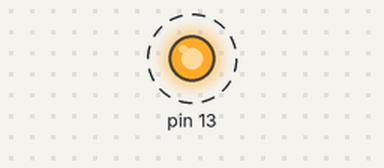
Recording of a sketch running on a simulated Arduino Uno, built with avr-gcc and run on an emulated ATmega328P. On the bench: output pins drawn as LEDs (lit = HIGH). Dashed ring = blinking. What the sketch prints to the serial monitor is not drawn.

Above: at 0.5 s.
Timing chart, 0 to 4.6 s (numbered marks = the images above):
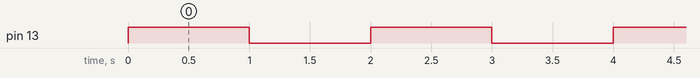

Measured:
- by itself, pin 13: alternates HIGH for 1.0 s and LOW for 1.0 s

The sketch:

uno.ino
```cpp
// Arduino Uno Code: Print "Hello World" to Serial Monitor and Blink Built-in LED

void setup() {
  // Set the built-in LED pin (pin 13) as an output
  pinMode(13, OUTPUT);

  // Begin Serial communication at 9600 baud rate
  Serial.begin(9600);
}

void loop() {
  // Print "Hello World" to Serial Monitor
  Serial.println("Hello World");

  // Blink the built-in LED
  digitalWrite(13, HIGH);   // Turn on the LED
  delay(1000);              // Wait for 1 second
  digitalWrite(13, LOW);    // Turn off the LED
  delay(1000);              // Wait for 1 second
}
```
